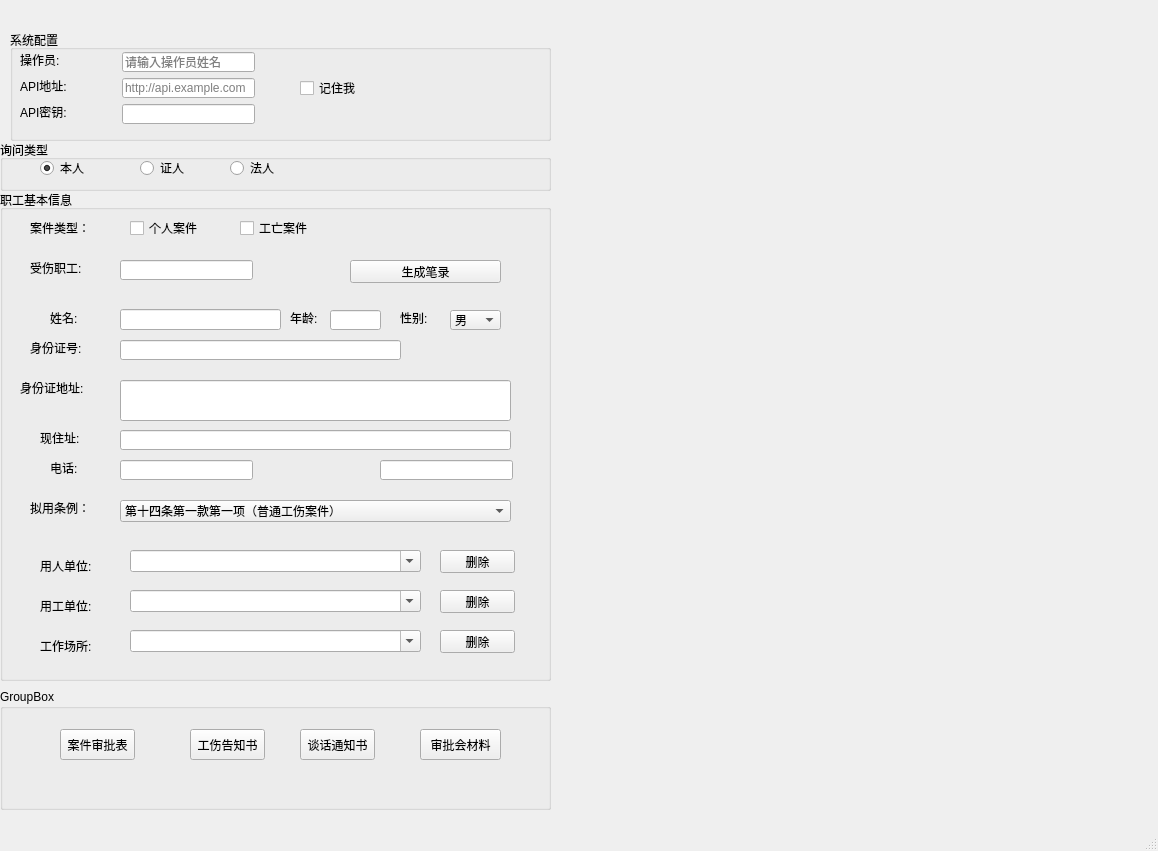
<?xml version="1.0" encoding="UTF-8"?>
<ui version="4.0">
 <class>MainWindow</class>
 <widget class="QMainWindow" name="MainWindow">
  <property name="geometry">
   <rect>
    <x>0</x>
    <y>0</y>
    <width>1158</width>
    <height>851</height>
   </rect>
  </property>
  <property name="windowTitle">
   <string>MainWindow</string>
  </property>
  <widget class="QWidget" name="centralwidget">
   <widget class="QGroupBox" name="groupBox">
    <property name="geometry">
     <rect>
      <x>10</x>
      <y>30</y>
      <width>541</width>
      <height>111</height>
     </rect>
    </property>
    <property name="title">
     <string>系统配置</string>
    </property>
    <widget class="QLabel" name="label">
     <property name="geometry">
      <rect>
       <x>10</x>
       <y>22</y>
       <width>42</width>
       <height>16</height>
      </rect>
     </property>
     <property name="text">
      <string>操作员:</string>
     </property>
    </widget>
    <widget class="QLineEdit" name="lineEdit_operator">
     <property name="geometry">
      <rect>
       <x>112</x>
       <y>22</y>
       <width>133</width>
       <height>20</height>
      </rect>
     </property>
     <property name="placeholderText">
      <string>请输入操作员姓名</string>
     </property>
    </widget>
    <widget class="QLabel" name="label_2">
     <property name="geometry">
      <rect>
       <x>10</x>
       <y>48</y>
       <width>48</width>
       <height>16</height>
      </rect>
     </property>
     <property name="text">
      <string>API地址:</string>
     </property>
    </widget>
    <widget class="QLineEdit" name="lineEdit_api_url">
     <property name="geometry">
      <rect>
       <x>112</x>
       <y>48</y>
       <width>133</width>
       <height>20</height>
      </rect>
     </property>
     <property name="placeholderText">
      <string>http://api.example.com</string>
     </property>
    </widget>
    <widget class="QLabel" name="label_3">
     <property name="geometry">
      <rect>
       <x>10</x>
       <y>74</y>
       <width>48</width>
       <height>16</height>
      </rect>
     </property>
     <property name="text">
      <string>API密钥:</string>
     </property>
    </widget>
    <widget class="QLineEdit" name="lineEdit_api_key">
     <property name="geometry">
      <rect>
       <x>112</x>
       <y>74</y>
       <width>133</width>
       <height>20</height>
      </rect>
     </property>
     <property name="echoMode">
      <enum>QLineEdit::Password</enum>
     </property>
    </widget>
    <widget class="QCheckBox" name="checkBox_remember">
     <property name="geometry">
      <rect>
       <x>290</x>
       <y>50</y>
       <width>101</width>
       <height>16</height>
      </rect>
     </property>
     <property name="text">
      <string>记住我</string>
     </property>
    </widget>
   </widget>
   <widget class="QGroupBox" name="groupBox_2">
    <property name="geometry">
     <rect>
      <x>0</x>
      <y>190</y>
      <width>551</width>
      <height>491</height>
     </rect>
    </property>
    <property name="title">
     <string>职工基本信息</string>
    </property>
    <widget class="QLabel" name="label_5">
     <property name="geometry">
      <rect>
       <x>30</x>
       <y>70</y>
       <width>54</width>
       <height>16</height>
      </rect>
     </property>
     <property name="text">
      <string>受伤职工:</string>
     </property>
    </widget>
    <widget class="QLabel" name="label_6">
     <property name="geometry">
      <rect>
       <x>50</x>
       <y>120</y>
       <width>30</width>
       <height>16</height>
      </rect>
     </property>
     <property name="text">
      <string>姓名:</string>
     </property>
    </widget>
    <widget class="QLabel" name="label_7">
     <property name="geometry">
      <rect>
       <x>290</x>
       <y>120</y>
       <width>30</width>
       <height>16</height>
      </rect>
     </property>
     <property name="text">
      <string>年龄:</string>
     </property>
    </widget>
    <widget class="QLabel" name="label_8">
     <property name="geometry">
      <rect>
       <x>400</x>
       <y>120</y>
       <width>30</width>
       <height>16</height>
      </rect>
     </property>
     <property name="text">
      <string>性别:</string>
     </property>
    </widget>
    <widget class="QLabel" name="label_9">
     <property name="geometry">
      <rect>
       <x>30</x>
       <y>150</y>
       <width>54</width>
       <height>16</height>
      </rect>
     </property>
     <property name="text">
      <string>身份证号:</string>
     </property>
    </widget>
    <widget class="QLabel" name="label_10">
     <property name="geometry">
      <rect>
       <x>20</x>
       <y>190</y>
       <width>66</width>
       <height>16</height>
      </rect>
     </property>
     <property name="text">
      <string>身份证地址:</string>
     </property>
    </widget>
    <widget class="QLabel" name="label_11">
     <property name="geometry">
      <rect>
       <x>40</x>
       <y>240</y>
       <width>42</width>
       <height>16</height>
      </rect>
     </property>
     <property name="text">
      <string>现住址:</string>
     </property>
    </widget>
    <widget class="QLabel" name="label_12">
     <property name="geometry">
      <rect>
       <x>50</x>
       <y>270</y>
       <width>30</width>
       <height>16</height>
      </rect>
     </property>
     <property name="text">
      <string>电话:</string>
     </property>
    </widget>
    <widget class="QLabel" name="label_13">
     <property name="geometry">
      <rect>
       <x>330</x>
       <y>310</y>
       <width>30</width>
       <height>16</height>
      </rect>
     </property>
     <property name="text">
      <string>岗位:</string>
     </property>
    </widget>
    <widget class="QLineEdit" name="lineEdit_injured_worker">
     <property name="geometry">
      <rect>
       <x>120</x>
       <y>70</y>
       <width>133</width>
       <height>20</height>
      </rect>
     </property>
    </widget>
    <widget class="QLineEdit" name="lineEdit_name">
     <property name="geometry">
      <rect>
       <x>120</x>
       <y>119</y>
       <width>161</width>
       <height>21</height>
      </rect>
     </property>
    </widget>
    <widget class="QLineEdit" name="lineEdit_age">
     <property name="geometry">
      <rect>
       <x>330</x>
       <y>120</y>
       <width>51</width>
       <height>20</height>
      </rect>
     </property>
    </widget>
    <widget class="QLineEdit" name="lineEdit_id_card">
     <property name="geometry">
      <rect>
       <x>120</x>
       <y>150</y>
       <width>281</width>
       <height>20</height>
      </rect>
     </property>
    </widget>
    <widget class="QLineEdit" name="lineEdit_id_address">
     <property name="geometry">
      <rect>
       <x>120</x>
       <y>190</y>
       <width>391</width>
       <height>41</height>
      </rect>
     </property>
    </widget>
    <widget class="QLineEdit" name="lineEdit_current_address">
     <property name="geometry">
      <rect>
       <x>120</x>
       <y>240</y>
       <width>391</width>
       <height>20</height>
      </rect>
     </property>
    </widget>
    <widget class="QLineEdit" name="lineEdit_phone">
     <property name="geometry">
      <rect>
       <x>120</x>
       <y>270</y>
       <width>133</width>
       <height>20</height>
      </rect>
     </property>
    </widget>
    <widget class="QLineEdit" name="lineEdit_position">
     <property name="geometry">
      <rect>
       <x>380</x>
       <y>270</y>
       <width>133</width>
       <height>20</height>
      </rect>
     </property>
    </widget>
    <widget class="QComboBox" name="comboBox_gender">
     <property name="geometry">
      <rect>
       <x>450</x>
       <y>120</y>
       <width>51</width>
       <height>20</height>
      </rect>
     </property>
     <property name="currentText">
      <string>男</string>
     </property>
     <item>
      <property name="text">
       <string>男</string>
      </property>
     </item>
     <item>
      <property name="text">
       <string>女</string>
      </property>
     </item>
    </widget>
    <widget class="QLabel" name="label_14">
     <property name="geometry">
      <rect>
       <x>30</x>
       <y>310</y>
       <width>71</width>
       <height>16</height>
      </rect>
     </property>
     <property name="text">
      <string>拟用条例：</string>
     </property>
    </widget>
    <widget class="QComboBox" name="comboBox_regulations">
     <property name="geometry">
      <rect>
       <x>120</x>
       <y>310</y>
       <width>391</width>
       <height>22</height>
      </rect>
     </property>
     <property name="maxVisibleItems">
      <number>7</number>
     </property>
     <item>
      <property name="text">
       <string>第十四条第一款第一项（普通工伤案件）</string>
      </property>
     </item>
     <item>
      <property name="text">
       <string>第十四条第一款第二项（预备收尾案件）</string>
      </property>
     </item>
     <item>
      <property name="text">
       <string>第十四条第一款第三项（暴力伤害案件）</string>
      </property>
     </item>
     <item>
      <property name="text">
       <string>第十四条第一款第四项（患职业病案件）</string>
      </property>
     </item>
     <item>
      <property name="text">
       <string>第十四条第一款第五项（因工外出案件）</string>
      </property>
     </item>
     <item>
      <property name="text">
       <string>第十四条第一款第六项（上下班时案件）</string>
      </property>
     </item>
     <item>
      <property name="text">
       <string>第十五条第一款第一项（工作时因病亡故案件）</string>
      </property>
     </item>
    </widget>
    <widget class="QLabel" name="label_15">
     <property name="geometry">
      <rect>
       <x>40</x>
       <y>370</y>
       <width>54</width>
       <height>12</height>
      </rect>
     </property>
     <property name="text">
      <string>用人单位:</string>
     </property>
    </widget>
    <widget class="QLabel" name="label_16">
     <property name="geometry">
      <rect>
       <x>40</x>
       <y>410</y>
       <width>54</width>
       <height>12</height>
      </rect>
     </property>
     <property name="text">
      <string>用工单位:</string>
     </property>
    </widget>
    <widget class="QLabel" name="label_17">
     <property name="geometry">
      <rect>
       <x>40</x>
       <y>450</y>
       <width>54</width>
       <height>12</height>
      </rect>
     </property>
     <property name="text">
      <string>工作场所:</string>
     </property>
    </widget>
    <widget class="QComboBox" name="comboBox_employer">
     <property name="geometry">
      <rect>
       <x>130</x>
       <y>360</y>
       <width>291</width>
       <height>22</height>
      </rect>
     </property>
     <property name="editable">
      <bool>true</bool>
     </property>
     <property name="insertPolicy">
      <enum>QComboBox::NoInsert</enum>
     </property>
    </widget>
    <widget class="QComboBox" name="comboBox_work_unit">
     <property name="geometry">
      <rect>
       <x>130</x>
       <y>400</y>
       <width>291</width>
       <height>22</height>
      </rect>
     </property>
     <property name="editable">
      <bool>true</bool>
     </property>
     <property name="insertPolicy">
      <enum>QComboBox::NoInsert</enum>
     </property>
    </widget>
    <widget class="QComboBox" name="comboBox_workplace">
     <property name="geometry">
      <rect>
       <x>130</x>
       <y>440</y>
       <width>291</width>
       <height>22</height>
      </rect>
     </property>
     <property name="editable">
      <bool>true</bool>
     </property>
     <property name="insertPolicy">
      <enum>QComboBox::NoInsert</enum>
     </property>
    </widget>
    <widget class="QCheckBox" name="checkBox_personal">
     <property name="geometry">
      <rect>
       <x>130</x>
       <y>30</y>
       <width>71</width>
       <height>16</height>
      </rect>
     </property>
     <property name="text">
      <string>个人案件</string>
     </property>
    </widget>
    <widget class="QCheckBox" name="checkBox_death">
     <property name="geometry">
      <rect>
       <x>240</x>
       <y>30</y>
       <width>71</width>
       <height>16</height>
      </rect>
     </property>
     <property name="text">
      <string>工亡案件</string>
     </property>
    </widget>
    <widget class="QLabel" name="label_4">
     <property name="geometry">
      <rect>
       <x>30</x>
       <y>30</y>
       <width>60</width>
       <height>16</height>
      </rect>
     </property>
     <property name="text">
      <string>案件类型：</string>
     </property>
    </widget>
    <widget class="QPushButton" name="btn_generate_record">
     <property name="geometry">
      <rect>
       <x>350</x>
       <y>70</y>
       <width>151</width>
       <height>23</height>
      </rect>
     </property>
     <property name="text">
      <string>生成笔录</string>
     </property>
    </widget>
    <widget class="QPushButton" name="btn_delete_employer">
     <property name="geometry">
      <rect>
       <x>440</x>
       <y>360</y>
       <width>75</width>
       <height>23</height>
      </rect>
     </property>
     <property name="text">
      <string>删除</string>
     </property>
    </widget>
    <widget class="QPushButton" name="btn_delete_work_unit">
     <property name="geometry">
      <rect>
       <x>440</x>
       <y>400</y>
       <width>75</width>
       <height>23</height>
      </rect>
     </property>
     <property name="text">
      <string>删除</string>
     </property>
    </widget>
    <widget class="QPushButton" name="btn_delete_workplace">
     <property name="geometry">
      <rect>
       <x>440</x>
       <y>440</y>
       <width>75</width>
       <height>23</height>
      </rect>
     </property>
     <property name="text">
      <string>删除</string>
     </property>
    </widget>
   </widget>
   <widget class="QGroupBox" name="groupBox_interview_type">
    <property name="geometry">
     <rect>
      <x>0</x>
      <y>140</y>
      <width>551</width>
      <height>51</height>
     </rect>
    </property>
    <property name="title">
     <string>询问类型</string>
    </property>
    <widget class="QRadioButton" name="radio_self">
     <property name="geometry">
      <rect>
       <x>40</x>
       <y>20</y>
       <width>89</width>
       <height>16</height>
      </rect>
     </property>
     <property name="text">
      <string>本人</string>
     </property>
     <property name="checked">
      <bool>true</bool>
     </property>
    </widget>
    <widget class="QRadioButton" name="radio_witness">
     <property name="geometry">
      <rect>
       <x>140</x>
       <y>20</y>
       <width>89</width>
       <height>16</height>
      </rect>
     </property>
     <property name="text">
      <string>证人</string>
     </property>
    </widget>
    <widget class="QRadioButton" name="radio_legal_entity">
     <property name="geometry">
      <rect>
       <x>230</x>
       <y>20</y>
       <width>89</width>
       <height>16</height>
      </rect>
     </property>
     <property name="text">
      <string>法人</string>
     </property>
    </widget>
   </widget>
   <widget class="QGroupBox" name="groupBox_3">
    <property name="geometry">
     <rect>
      <x>0</x>
      <y>689</y>
      <width>551</width>
      <height>121</height>
     </rect>
    </property>
    <property name="title">
     <string>GroupBox</string>
    </property>
    <widget class="QPushButton" name="btn_case_approval">
     <property name="geometry">
      <rect>
       <x>60</x>
       <y>40</y>
       <width>75</width>
       <height>31</height>
      </rect>
     </property>
     <property name="text">
      <string>案件审批表</string>
     </property>
    </widget>
    <widget class="QPushButton" name="btn_injury_notice">
     <property name="geometry">
      <rect>
       <x>190</x>
       <y>40</y>
       <width>75</width>
       <height>31</height>
      </rect>
     </property>
     <property name="text">
      <string>工伤告知书</string>
     </property>
    </widget>
    <widget class="QPushButton" name="btn_interview_notice">
     <property name="geometry">
      <rect>
       <x>300</x>
       <y>40</y>
       <width>75</width>
       <height>31</height>
      </rect>
     </property>
     <property name="text">
      <string>谈话通知书</string>
     </property>
    </widget>
    <widget class="QPushButton" name="btn_review_materials">
     <property name="geometry">
      <rect>
       <x>420</x>
       <y>40</y>
       <width>81</width>
       <height>31</height>
      </rect>
     </property>
     <property name="text">
      <string>审批会材料</string>
     </property>
    </widget>
   </widget>
  </widget>
  <widget class="QMenuBar" name="menubar">
   <property name="geometry">
    <rect>
     <x>0</x>
     <y>0</y>
     <width>1158</width>
     <height>23</height>
    </rect>
   </property>
  </widget>
  <widget class="QStatusBar" name="statusbar"/>
 </widget>
 <resources/>
 <connections/>
</ui>
